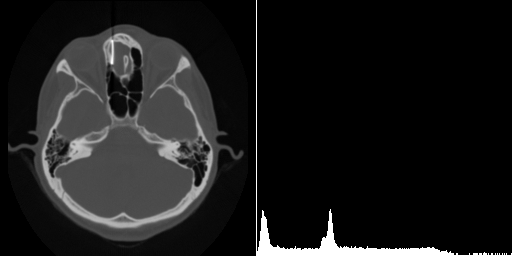

Reproduce this figure in Python.
#!/usr/bin/env python

# Test vtkImageHistogram displaying original image alongside histogram image.

# Factory overrides
import vtkmodules.vtkInteractionStyle  # noqa: F401
import vtkmodules.vtkRenderingFreeType  # noqa: F401
import vtkmodules.vtkRenderingOpenGL2  # noqa: F401

import os

from vtkmodules.vtkIOImage import vtkPNGReader
from vtkmodules.vtkImagingStatistics import vtkImageHistogram
from vtkmodules.vtkRenderingCore import (
    vtkImageSlice,
    vtkImageSliceMapper,
    vtkRenderWindow,
    vtkRenderWindowInteractor,
    vtkRenderer,
)

# Read image
reader = vtkPNGReader()
data_dir = os.environ.get("VPE_DATA_DIR", os.path.dirname(os.path.abspath(__file__)))

reader.SetFileName(os.path.join(data_dir, "fullhead15.png"))

# Compute histogram
histogram = vtkImageHistogram()
histogram.SetInputConnection(reader.GetOutputPort())
histogram.GenerateHistogramImageOn()
histogram.SetHistogramImageSize(256, 256)
histogram.SetHistogramImageScaleToSqrt()
histogram.AutomaticBinningOn()
histogram.Update()

num_bins = histogram.GetNumberOfBins()
bin_range = [
    histogram.GetBinOrigin(),
    histogram.GetBinOrigin() + (num_bins - 1) * histogram.GetBinSpacing(),
]

# Viewport 0: original image
image_mapper_0 = vtkImageSliceMapper()
image_mapper_0.SetInputConnection(reader.GetOutputPort())

image_slice_0 = vtkImageSlice()
image_slice_0.SetMapper(image_mapper_0)
image_slice_0.GetProperty().SetColorWindow(bin_range[1] - bin_range[0])
image_slice_0.GetProperty().SetColorLevel(0.5 * (bin_range[0] + bin_range[1]))

renderer_0 = vtkRenderer()
renderer_0.SetBackground(0.0, 0.0, 0.0)
renderer_0.SetViewport(0.0, 0.0, 0.5, 1.0)
renderer_0.AddViewProp(image_slice_0)

# Viewport 1: histogram image
image_mapper_1 = vtkImageSliceMapper()
image_mapper_1.SetInputConnection(histogram.GetOutputPort())
image_mapper_1.BorderOn()

image_slice_1 = vtkImageSlice()
image_slice_1.SetMapper(image_mapper_1)
image_slice_1.GetProperty().SetInterpolationTypeToNearest()
image_slice_1.GetProperty().SetColorWindow(255.0)
image_slice_1.GetProperty().SetColorLevel(127.5)

renderer_1 = vtkRenderer()
renderer_1.SetBackground(0.0, 0.0, 0.0)
renderer_1.SetViewport(0.5, 0.0, 1.0, 1.0)
renderer_1.AddViewProp(image_slice_1)

# Window
render_window = vtkRenderWindow()
render_window.AddRenderer(renderer_0)
render_window.AddRenderer(renderer_1)
render_window.SetSize(512, 256)
render_window.SetWindowName("image histogram imaging")

# Scene
bounds_0 = image_mapper_0.GetBounds()
point_0 = [
    0.5 * (bounds_0[0] + bounds_0[1]),
    0.5 * (bounds_0[2] + bounds_0[3]),
    0.5 * (bounds_0[4] + bounds_0[5]),
]
camera_0 = renderer_0.GetActiveCamera()
camera_0.SetFocalPoint(point_0)
point_0[image_mapper_0.GetOrientation()] += 500.0
camera_0.SetPosition(point_0)
camera_0.SetViewUp(0.0, 1.0, 0.0)
camera_0.ParallelProjectionOn()
camera_0.SetParallelScale(128)

bounds_1 = image_mapper_1.GetBounds()
point_1 = [
    0.5 * (bounds_1[0] + bounds_1[1]),
    0.5 * (bounds_1[2] + bounds_1[3]),
    0.5 * (bounds_1[4] + bounds_1[5]),
]
camera_1 = renderer_1.GetActiveCamera()
camera_1.SetFocalPoint(point_1)
point_1[image_mapper_1.GetOrientation()] += 500.0
camera_1.SetPosition(point_1)
camera_1.SetViewUp(0.0, 1.0, 0.0)
camera_1.ParallelProjectionOn()
camera_1.SetParallelScale(128)

# Interactor
interactor = vtkRenderWindowInteractor()
interactor.SetRenderWindow(render_window)

interactor.Initialize()
interactor.Start()
